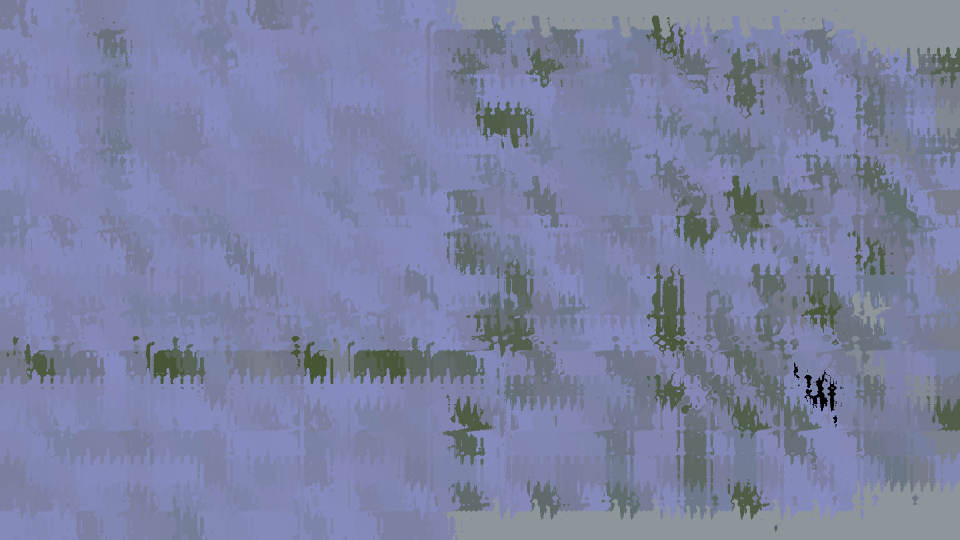
#> input picture ann/fluid_colour/fluid_motion_00.png, 1920 x 1080 px, given in place of output_b&w.png, which was not available (shown at 1/2 size)
$ python fluid_colour.py
#> lines starting #> are read from the running program, lines starting #| are printed output that depends on the picture
import cv2
import numpy as np
import noise
import random

width = 1920
height = 1080

# Load the image
input = cv2.imread('output_b&w.png', cv2.IMREAD_GRAYSCALE)
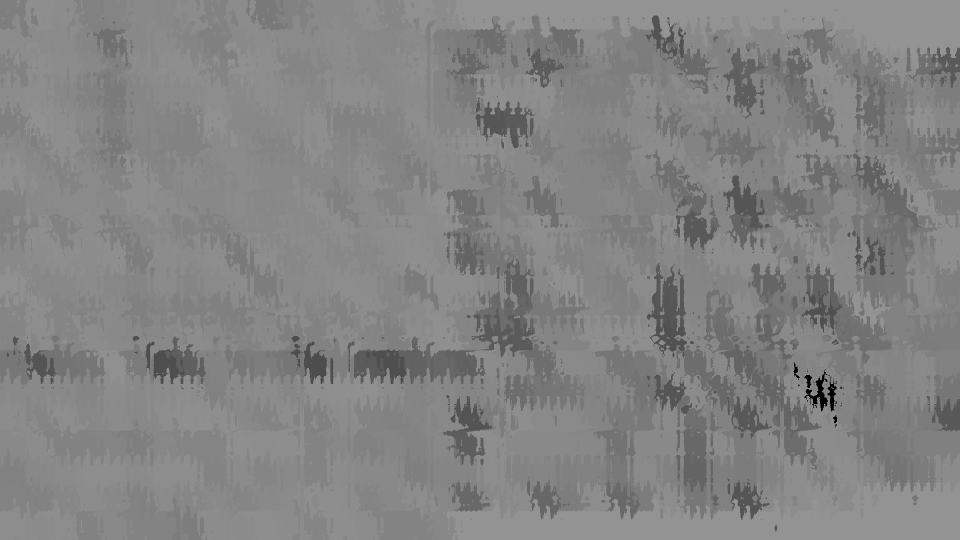
#> input: shape (1080, 1920) (shown at 1/2 size); min 0, max 147, mean 131.2
grid_y, grid_x = input.shape
#> grid_y = 1080; grid_x = 1920
image = cv2.resize(input, dsize=(width, height), interpolation=cv2.INTER_NEAREST)

# Define the dimensions of each segment
segment_width = width // grid_x
#> segment_width = 1
segment_height = height // grid_y
#> segment_height = 1

##### Define color maps (BGR) #####

#beige and greys
# transitions = 128
# color_map = [
#     [177, 199, 210],
#     [52, 49, 40],
#     [178, 189, 185],
#     [43, 61, 65]
# ]

#grey and pink pink
# transitions = 128
# color_map = [
#     [177, 199, 210],
#     [52, 49, 40],
#     [178, 189, 185],
#     [215, 207, 230]
# ]

#grey and lighter pink
# transitions = 128
# color_map = [
#     [177, 199, 210],
#     [52, 49, 40],
#     [178, 189, 185],
#     [193, 148, 225]
# ]

# transitions = 128
# color_map = [
#     [155, 149, 142],
#     [134, 117, 114],
#     [191, 140, 134],
#     [44, 84, 67]
# ]

#orange backgriound with white and black
# transitions = 32
# color_map = [
#     [3, 51, 182],
#     [175, 201, 220],
#     [28, 32, 38]
# ]

#wheat field
# transitions = 64
# color_map = [
#     [171, 198, 218],
#     [120, 77, 65],
#     [55, 112, 212],
#     [70, 196, 243],
#     [69, 63, 59]
# ]

#flame with bit of blue spice
# transitions = 128
# color_map = [
#     [36, 36, 45],
#     [105, 202, 225],
#     [54, 59, 164],
#     [191, 124, 63]
# ]


# Generate Perlin noise for fluid motion
# [57 lines left out: functions generate_perlin_noise, fluid_motion, colour, not called in this run]

# Function to continuously update and display the image
def update_image():
#> (the run stopped early here; a loop or call above may not have finished)

$ run again, on ann/fluid_colour/fluid_motion_04.png
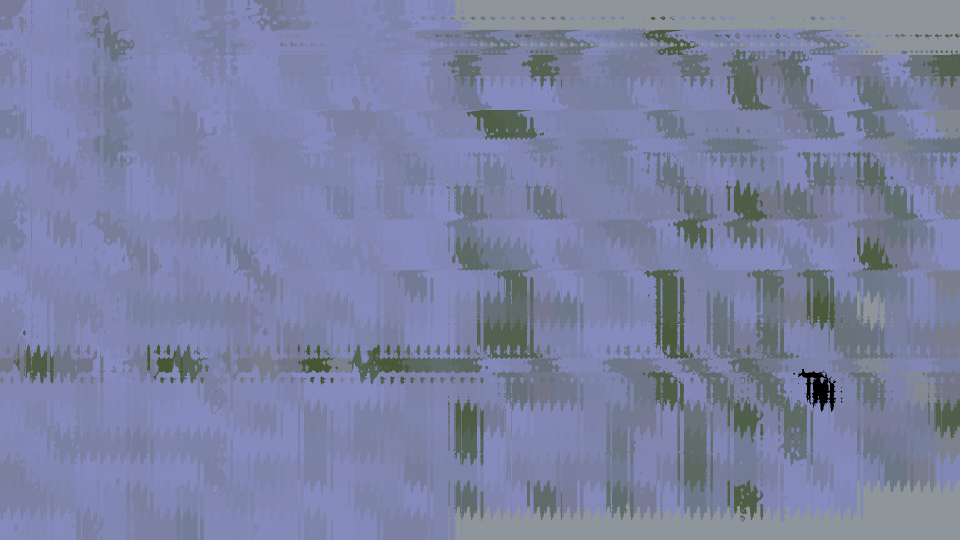
#> input picture ann/fluid_colour/fluid_motion_04.png, 1920 x 1080 px, given in place of output_b&w.png, which was not available (shown at 1/2 size)
#> `input = cv2.imread('output_b&w.png', cv2.IMREAD_GRAYSCALE)`:
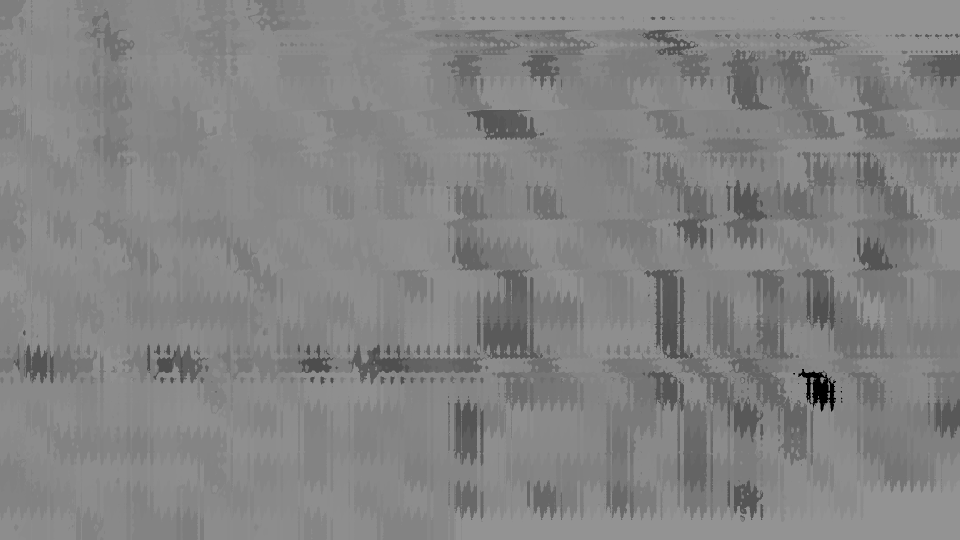
#> input: shape (1080, 1920) (shown at 1/2 size); min 0, max 147, mean 131.2

$ run again, on ann/fluid_colour/fluid_motion_06.png
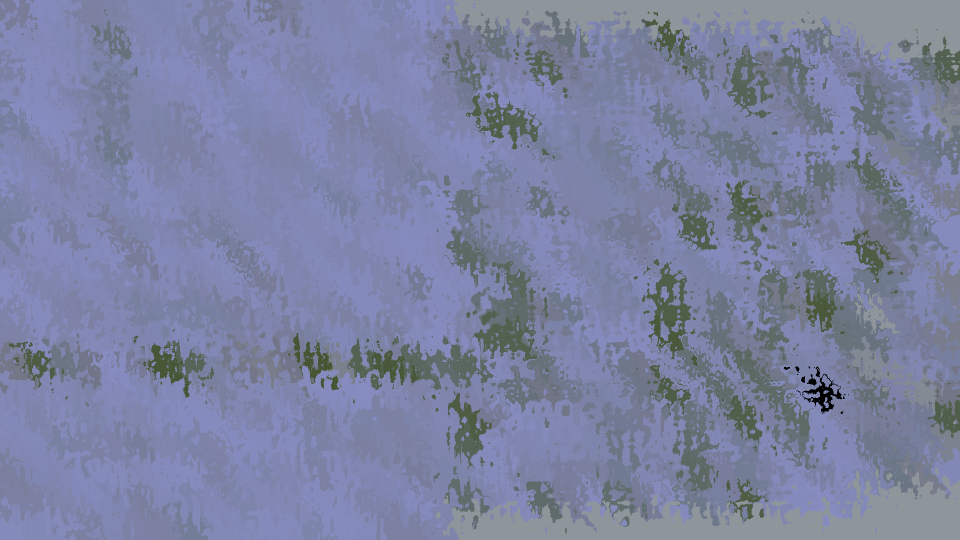
#> input picture ann/fluid_colour/fluid_motion_06.png, 1920 x 1080 px, given in place of output_b&w.png, which was not available (shown at 1/2 size)
#> `input = cv2.imread('output_b&w.png', cv2.IMREAD_GRAYSCALE)`:
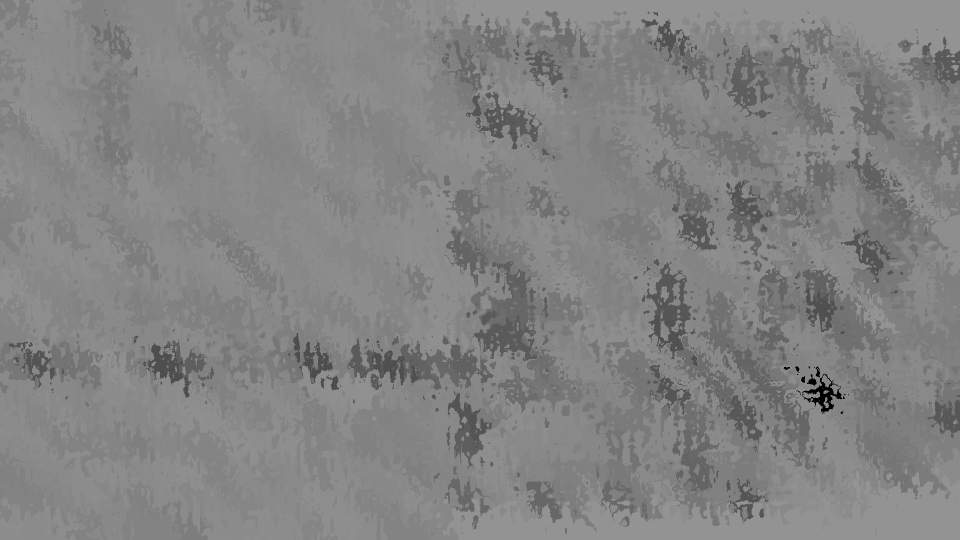
#> input: shape (1080, 1920) (shown at 1/2 size); min 0, max 147, mean 131.1
